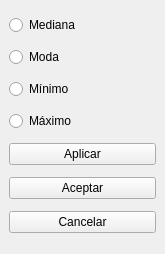
<?xml version="1.0" encoding="UTF-8"?>
<ui version="4.0">
 <class>DockWidget</class>
 <widget class="QDockWidget" name="DockWidget">
  <property name="geometry">
   <rect>
    <x>0</x>
    <y>0</y>
    <width>165</width>
    <height>254</height>
   </rect>
  </property>
  <property name="windowTitle">
   <string>Filtros pasabanda</string>
  </property>
  <widget class="QWidget" name="dockWidgetContents">
   <layout class="QVBoxLayout" name="verticalLayout">
    <item>
     <widget class="QRadioButton" name="mediana">
      <property name="text">
       <string>Mediana</string>
      </property>
     </widget>
    </item>
    <item>
     <widget class="QRadioButton" name="moda">
      <property name="text">
       <string>Moda</string>
      </property>
     </widget>
    </item>
    <item>
     <widget class="QRadioButton" name="min">
      <property name="text">
       <string>Mínimo</string>
      </property>
     </widget>
    </item>
    <item>
     <widget class="QRadioButton" name="max">
      <property name="text">
       <string>Máximo</string>
      </property>
     </widget>
    </item>
    <item>
     <widget class="QPushButton" name="aplicar">
      <property name="text">
       <string>Aplicar</string>
      </property>
     </widget>
    </item>
    <item>
     <widget class="QPushButton" name="aceptar">
      <property name="text">
       <string>Aceptar</string>
      </property>
     </widget>
    </item>
    <item>
     <widget class="QPushButton" name="cancelar">
      <property name="text">
       <string>Cancelar</string>
      </property>
     </widget>
    </item>
   </layout>
  </widget>
 </widget>
 <resources/>
 <connections/>
</ui>
